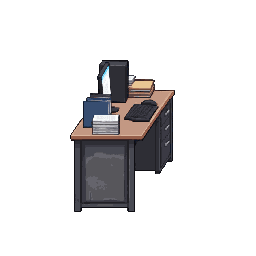
#> input picture game-src/action/objects/D01v3_사무책상_1배_8방향/east.png, 256 x 256 px, given in place of hq_office_final_1482x424.png, which was not available
$ python office_desk_place_v4.py
#> lines starting #> are read from the running program, lines starting #| are printed output that depends on the picture
"""출입문 = 오른쪽 벽(사용자 11-02 08:09). 종합대응팀 사무실 확정 배경(hq_office_final 1482x424) 책상 8개 배치 시안 v4 — 사용자 11-02 07:47 「총 8개, 남쪽4 북쪽4, 각각 2개씩 띄워서」.
묶음 2개: 묶음마다 남쪽 2(나란히) + 바로 뒤 북쪽 2. 남쪽은 D01v3 / D03 섞음(사용자 07:04). 북쪽 D02v2. 배율 v2와 같음(벽선 0.873, 변화율 2/3). 배경 2배 고정.
python3 tools/objects/office_desk_place_v4.py <out.png> [묶음1 왼쪽 x] [묶음2 왼쪽 x] [남쪽 발 y] [북쪽 발 y] [쟈알디 가운데 x] [쟈알디 발 y]"""
import sys
from pathlib import Path
from PIL import Image
R = Path(__file__).resolve().parents[2]; K = 2
bg = Image.open(R / 'game-src/art/pixellab-hq-20261031/hq_office_final_1482x424.png').convert('RGBA')
#> bg is the input picture: PIL image 256x256 RGBA; mean R, G, B, A 16.6, 15.5, 21.9, 43.4
BG = bg.resize((bg.width * K, bg.height * K), Image.NEAREST)
O = R / 'game-src/action/objects'
SOUTH = [O / 'D01v3_사무책상_1배_8방향/south.png', O / 'D03_사무책상_옆면_1배/unknown.png']
NORTH = O / 'D02v2_사무책상_북쪽_1배/unknown.png'
WALL, HZ, S0, P = 302, 164, 62 / 71, 2 / 3
def scale(y): f = S0 * (y - HZ) / (WALL - HZ); return S0 + (f - S0) * P
def load(p, foot):
#> called with foot = 374
    im = Image.open(p).convert('RGBA'); im = im.crop(im.getbbox()); s = scale(foot) * K
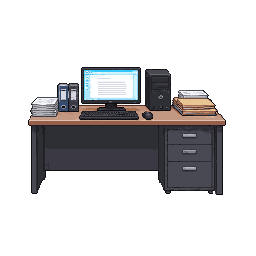
#> input picture game-src/action/objects/D01v3_사무책상_1배_8방향/south.png, 256 x 256 px
#> in load, im is the input picture: PIL image 256x256 RGBA; mean R, G, B, A 25.3, 24.2, 25.4, 72.2
#> after `im = im.crop(im.getbbox())`:
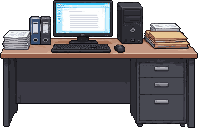
#> im: PIL image 198x128 RGBA; mean R, G, B, A 65.5, 62.7, 65.6, 186.8; transparent parts drawn white
    return im.resize((round(im.width * s), round(im.height * s)), Image.NEAREST)
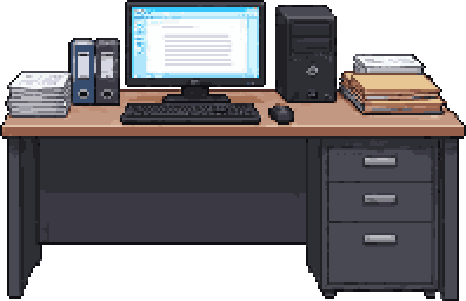
#> returned value: PIL image 466x301 RGBA; mean R, G, B, A 65.4, 62.7, 65.6, 187.2; transparent parts drawn white
a = sys.argv
G1, G2 = (int(a[2]) if len(a) > 2 else 40), (int(a[3]) if len(a) > 3 else 620)
SF, NF = (int(a[4]) if len(a) > 4 else 374), (int(a[5]) if len(a) > 5 else 345)
import os as _os; SF += int(_os.environ.get('SOUTH_SHIFT', '0'))  # 08:47 사용자 「뒤를 막으면 뒤로 이동이 안 됨, 책상이랑 의자 전반적으로 남쪽으로」 → 전체 아래로
L = []
import os
CH = O / 'C01_사무의자_1배'; CHAIRS = os.environ.get('CHAIRS', '1') == '1'; CDY = int(os.environ.get('CDY', '14')); CSC = float(os.environ.get('CSC', '0.75'))  # 의자 따로 배율(좌판이 책상 상판보다 낮게)  # 의자 발 = 책상 발 ± CDY(1배)
# 08:02 사용자 「딱 북쪽 책상이 남쪽 책상 뒤에서 이어지게 붙여」: 북쪽 상판 앞끝(넓은 나무색 마지막 줄) = 남쪽 상판 뒤끝(첫 줄). NF 인자는 안 씀.
import colorsys
def wood(im):
    w = im.width; rows = []
    for y in range(im.height):
        n = 0
        for x in range(w):
            r, g, b, al = im.getpixel((x, y))
            if al > 200:
                h, sa, v = colorsys.rgb_to_hsv(r / 255, g / 255, b / 255)
                if 0.04 < h < 0.12 and sa > 0.3 and v > 0.55: n += 1
        rows.append(n)
    ys = [y for y in range(im.height) if rows[y] > w * 0.5]; return ys[0], ys[-1]
NYS = []
# 08:14 사용자 「요원 앉혀봐 전부」: 의자 + 앉은 요원 합성(tools/objects/office_seat_export.py, 의자 1배 좌표 200캔버스 위 PAD 160). 사람 배율 = 의자 배율.
SEATED = os.environ.get('SEATED', '1') == '1'; SD_DIR = R / 'game-src/art/objects/chairs_office/office_seated'
SEAT_S = ['1.1_back', '1.4_back', '1.2_back', '1.3_back']      # 남쪽 앞(등 보임): 쟈알디·에일린·스팡달·잼트리
SEAT_N = ['1.9_front', '1.10_front', '1.11_front', '1.12_front']  # 북쪽 뒤(정면): 데드폴·게슈간·로제몬·콘쥬스
# 08:21 사용자 「의자 위치가 키보드랑 어긋난다, 키보드 중앙에 의자」: 키보드 가운데 x(책상 그림 잘린 폭 대비, 4배로 눈으로 잼)
KB_S = [81 / 198, 81 / 194]   # D01v3(키보드 51~111), D03(50~112)
KB_N = 92 / 190
NDX = int(os.environ.get('NDX', '40'))  # 08:27 사용자 「뒤 캐릭터가 너무 안 보임, 뒷줄 살짝 오른쪽으로」 → 08:34 「책상 말고 뒷줄 의자를」: 북쪽 의자(앉은 사람 포함)만 +40(1배), 책상은 제자리               # D02v2 뒤에서 본 키보드 60~124
CHAIR_N = ['south-east.png', 'south.png', 'south-west.png', 'south-west.png']  # 북쪽 앉은 사람 맞춤값의 의자 방향(fit_all img)
META = []
def put(seat, chair, foot, cx):
    f = scale(foot) * K * CSC
    cb = Image.open(CH / chair).getbbox(); cxc = (cb[0] + cb[2]) / 2   # 의자 그림 가운데(200캔버스 x)
    if seat:
        im = Image.open(SD_DIR / f'{seat}.png').convert('RGBA'); ax, ay = cxc, 160 + 172
    else:
        im = Image.open(CH / chair).convert('RGBA'); ax, ay = cxc, 172
    im = im.resize((round(im.width * f), round(im.height * f)), Image.NEAREST)
    L.append((foot, im, round(cx - ax * f), round(foot * K - ay * f)))
    META.append({'kind': 'chair', 'seat': seat, 'chair': chair, 'foot': foot, 'cx': cx, 'f': f})
def loadc(p, foot):  # 원본 1배에서 한 번에 줄임(두 번 줄이면 도트 깨짐)
    im = Image.open(p).convert('RGBA'); im = im.crop(im.getbbox()); s_ = scale(foot) * K * CSC
    return im.resize((round(im.width * s_), round(im.height * s_)), Image.NEAREST)
# 08:05 사용자 「공간 낭비, 책상은 4덩이로 분리」 → 덩이 = 남 1 + 북 1, 4덩이를 방 너비에 고르게. CLUSTERS=4 기본(2면 옛 v4 묶음)
import os
NCL = int(os.environ.get('CLUSTERS', '4'))
if NCL == 4:
    dw = load(SOUTH[0], SF).width / K; gap = (bg.width - 4 * dw) / 5
#> after `dw = load(SOUTH[0], SF).width / K`: dw = 233
#> after `gap = (bg.width - 4 * dw) / 5`: gap = -135.2
    DX = [-40, -100, -73, -133]  # 덩이별 손 조정(1배 px). 08:06 사용자 「3번째·1번째를 오른쪽으로 조금 붙여」 +40, 08:07 「좀더 살짝」 +20, 08:08 「왼쪽 두 덩이 왼쪽에 붙여 여기까지(핀 5% ≈ x74)」 1·2번 -100, 08:08 「오른쪽 두 덩이 여기까지 땡겨(핀 49%)」 3·4번 -133
    GROUPS = [(round(gap + i * (dw + gap)) + DX[i], 1) for i in range(4)]
#> GROUPS = [(-175, 1), (-137, 1), (-13, 1), (25, 1)]
else:
    GROUPS = [(G1, 2), (G2, 2)]
for gi, (gx, cnt) in enumerate(GROUPS):
    x = gx * K
#> x = -350
    for i in range(cnt):
        s = load(SOUTH[(gi * cnt + i) % 2], SF); sy = SF * K - s.height; st = sy + wood(s)[0]
#> after `sy = SF * K - s.height`: sy = 447
#> after the loop in wood, `for y in range(im.height):`: rows = 301 values, max 462 at index 127, min 0 at index 0, mean 41.14
#> in wood, `ys = [y for y in range(im.height) if rows[y] > w * 0.5]`: ys = [118, 119, 120, 121, 122, 123, 124, 127, 128, 129, 130, 131, 132, 133, 134, 135]
#> after `st = sy + wood(s)[0]`: st = 565
        nf = SF - 8
        for _ in range(3):
            n = load(NORTH, nf); ny = st - wood(n)[1]; nf = (ny + n.height) / K
#> call 3 of load, with foot = 366
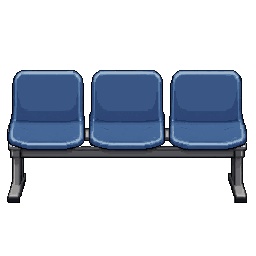
#> input picture game-src/action/objects/C05_대기의자_뒷모습_1배/unknown.png, 256 x 256 px, found by its file name
#> in load, im is the input picture: PIL image 256x256 RGBA; mean R, G, B, A 19.7, 27.1, 38.7, 80.6
#> in load (call 3), `im = im.crop(im.getbbox())`:
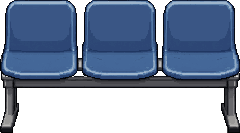
#> im: PIL image 240x133 RGBA; mean R, G, B, A 40.4, 55.6, 79.5, 165.5; transparent parts drawn white
#> in load (call 3), `return im.resize((round(im.width * s), round(im.height * s)), Image.NE..`:
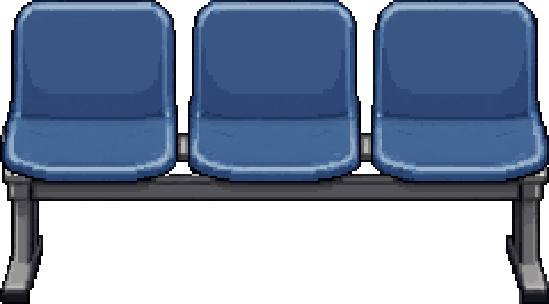
#> returned value: PIL image 549x304 RGBA; mean R, G, B, A 40.5, 55.7, 79.7, 165.4; transparent parts drawn white
#> (the run stopped early here; a loop or call above may not have finished)
